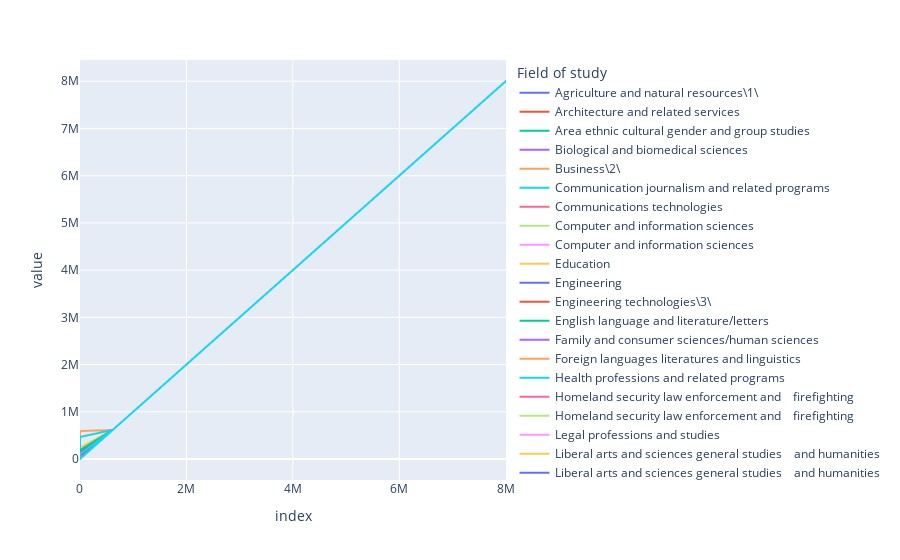

The cell this chart's notebook holds for it:
### Code cell
import plotly.express as px
fig = px.line(df)
fig.show()
